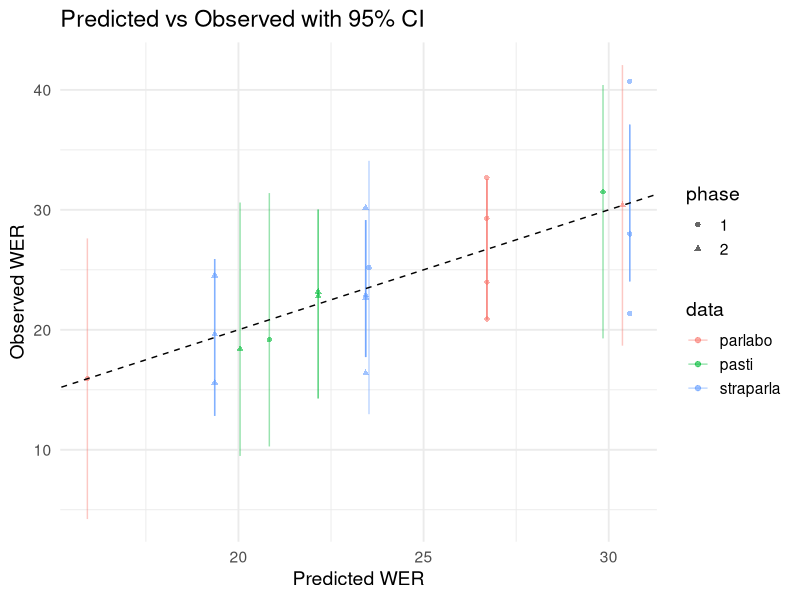
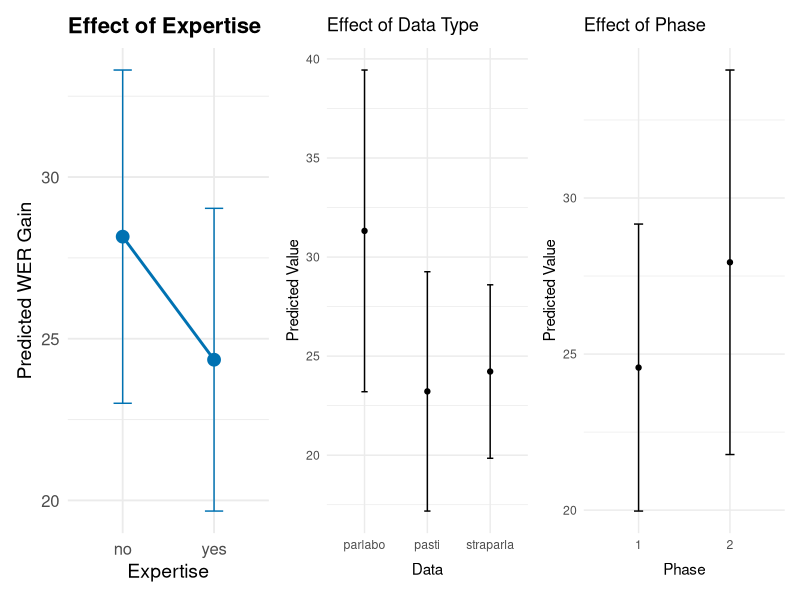
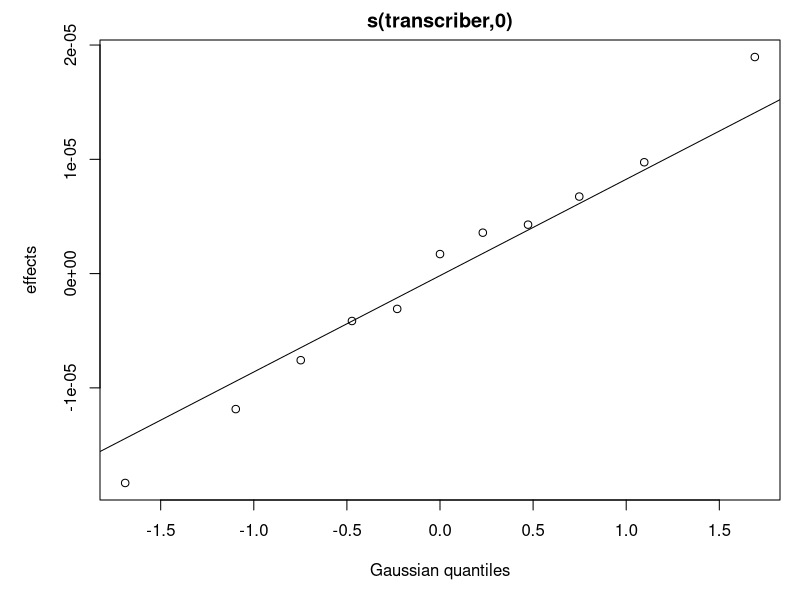
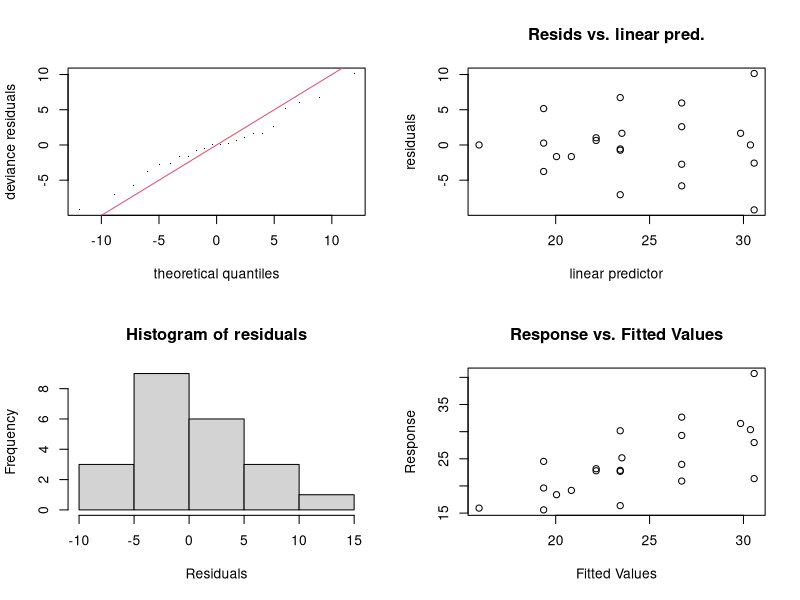
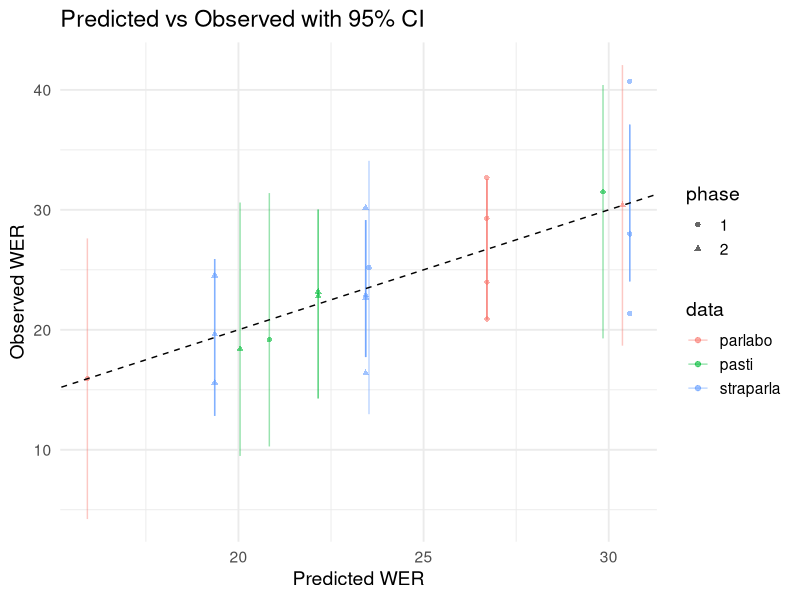
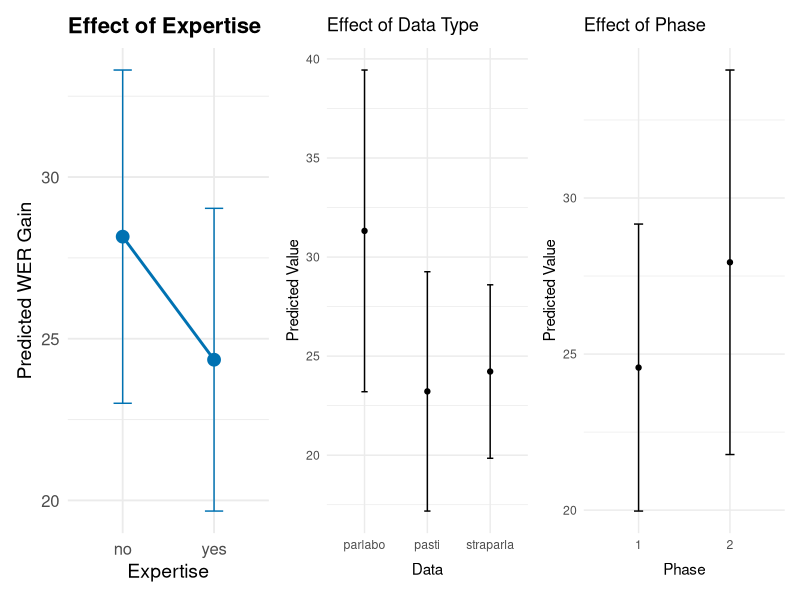

These charts were generated, in order, by the following R code:
library(mgcv)
library(ggeffects)
library(ggplot2)

df <- read.csv("stats/table_wer.csv", sep="\t")

df$expert <- as.factor(df$expert)
df$data <- as.factor(df$data)
df$phase <- as.factor(df$phase)
df$transcriber <- as.factor(df$transcriber)  # your random effect

model <- gam(wer ~
               expert +                      # fixed effect
               data +                        # fixed effect
               phase +                       # fixed effect
               expert:phase +
               expert:data +
               phase:data +
               s(transcriber, bs = "re"),    # random intercept per transcriber
             data = df, method = "REML",
             )

# View the model summary
summary(model)
png("wer_my_gam_plots.png", width = 800, height = 600) # Adjust width/height as needed

# Generate the plots (e.g., all on one page if your model has multiple smooths)
plot(model, pages = 1)

# Close the device (this saves the file)
dev.off()

# Open a PNG device
png("wer_gam_check_diagnostics.png", width = 1000, height = 800) # Adjust dimensions

# Generate the diagnostic plots
gam.check(model)

# Close the device
dev.off()



# Predict from the GAMM
pred <- predict(model, se.fit = TRUE)

# Store values
df$fit <- pred$fit
df$lower <- pred$fit - 1.96 * pred$se.fit
df$upper <- pred$fit + 1.96 * pred$se.fit

# Plot
ggplot(df, aes(x = fit, y = wer, color=data, shape=phase)) +
  geom_errorbar(aes(ymin = lower, ymax = upper), width = 0, alpha = 0.4) +
  geom_point(alpha = 0.6) +
  geom_abline(slope = 1, intercept = 0, linetype = "dashed") +
  labs(
    title = "Predicted vs Observed with 95% CI",
    x = "Predicted WER",
    y = "Observed WER"
  ) +
  theme_minimal(base_size = 14)

ggsave("plots/wer_predicted_vs_observed.png", width = 7, height = 6, dpi = 300)


eff_expert <- ggemmeans(model, terms = "expert")

p_expert <- ggplot(eff_expert, aes(x = x, y = predicted)) +
  geom_point(size = 4, color = "#0072B2") +
  geom_errorbar(aes(ymin = conf.low, ymax = conf.high), width = 0.2, color = "#0072B2") +
  geom_line(aes(group = 1), color = "#0072B2", linewidth = 1) +
  labs(
    title = "Effect of Expertise",
    x = "Expertise",
    y = "Predicted WER Gain"
  ) +
  theme_minimal(base_size = 14) +
  theme(
    plot.title = element_text(face = "bold", size = 16),
    axis.title = element_text(size = 14),
    axis.text = element_text(size = 12)
  )

eff_data <- ggemmeans(model, terms = "data")

p_data <- ggplot(eff_data, aes(x = x, y = predicted)) +
  geom_point() +
  geom_errorbar(aes(ymin = conf.low, ymax = conf.high), width = 0.1) +
  labs(title = "Effect of Data Type", x = "Data", y = "Predicted Value") +
  theme_minimal()

  eff_phase <- ggemmeans(model, terms = "phase")

p_phase <- ggplot(eff_phase, aes(x = x, y = predicted)) +
  geom_point() +
  geom_errorbar(aes(ymin = conf.low, ymax = conf.high), width = 0.1) +
  labs(title = "Effect of Phase", x = "Phase", y = "Predicted Value") +
  theme_minimal()

  library(patchwork)
(p_expert | p_data | p_phase)

# Save
ggsave("plots/wer_effects_categorical.png", width = 12, height = 4, dpi = 300)
